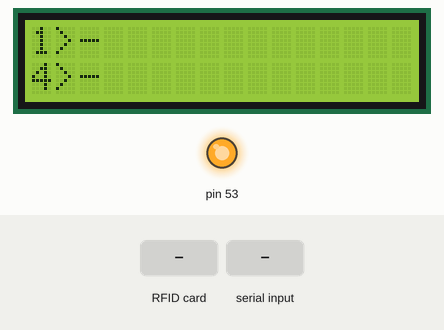
A sketch run on a simulated Arduino Mega 2560, built with avr-gcc and run on an emulated ATmega2560. On the bench: 16×2 character LCD, output pins drawn as LEDs (lit = HIGH). The test bench sets the inputs (shaded band). What the sketch prints to the serial monitor is not drawn.

Above: at 1.7 s.
1.8 s: RFID card 5E 7A 19 C4 held to the reader
At 2.2 s:
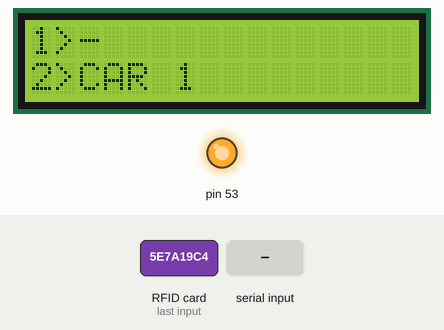
At 3.5 s:
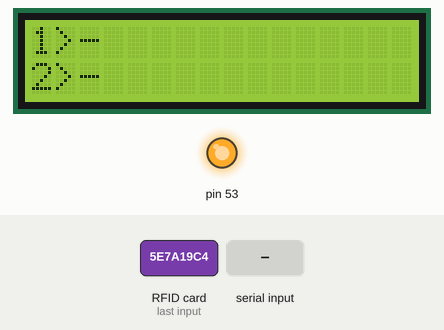
4.5 s: "PING\n" received over Serial
6.1 s: "FORGET\n" received over Serial
7.7 s: "CLEAR\n" received over Serial
Timing chart, 0 to 10.3 s (numbered marks = the images above; inputs shaded):
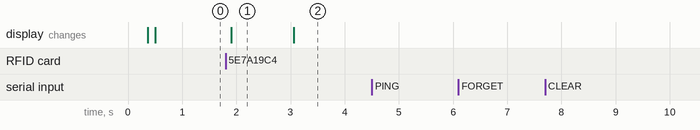

Measured:
- after the input at 1.8 s, the display: changes after 0.11 s (image 1)
- after the input at 4.5 s, every drawn part: stays the same
- after the input at 6.1 s, every drawn part: stays the same
- after the input at 7.7 s, every drawn part: stays the same
- what the display in image 1 shows lasts 1.2 s, from 1.9 s to 3.1 s

The sketch:

tasklot_full.ino
```cpp
// TaskLot - THE WHOLE THING.  Four spaces + the LCD + task text.  [ELEGOO MEGA 2560]
//
// This is which_car_is_it_4 with two things added: the LCD, and a way for the
// laptop to tell the board what each car's task says.
//
// ** THE VERIFIED PARTS ARE UNCHANGED. ** Same pins, same shared RST, same
// per-reader PCD_Init(), same IsNewCardPresent/ReadCardSerial/HaltA/StopCrypto1
// sequence, same poll order, same GONE_MS. Do not tidy those - they are the part
// that is proven on the bench. Everything new sits on top of them.
//
// ** THE THREE LINES tools/sim/tasklot-sim.html PARSES ARE UNCHANGED, WORD FOR WORD. **
//      SPACE n  <- CAR m parked
//      SPACE n  -> CAR m left
//      * NEW CAR registered -> CAR n
// Change that wording and the live page stops updating. New output was ADDED
// (TASK / PONG), never edited in.
//
// ---------------------------------------------------------------------------
// THE IDEA, in one paragraph
//
// Each car is one task. The task text is NOT on the tag - the tag is a key, and
// the board holds UID -> car -> task. The audio never touches the Arduino: the
// laptop records, transcribes and shortens the memo, then sends the board an
// 18-character version of it. Which space a car is parked in IS its priority,
// so space 1 is line 1 of the LCD. Move a car, the list reorders. That is the
// entire interaction.
//
// ---------------------------------------------------------------------------
// WIRING - Elegoo Mega 2560
//
//   ALL FOUR READERS:  3.3V -> 3.3V   ** NEVER 5V - it kills the board **
//                      GND  -> GND
//                      RST  -> A0     (shared by all four)
//                      SCK  -> 52     (shared - fixed hardware SPI)
//                      MOSI -> 51     (shared - fixed)
//                      MISO -> 50     (shared - fixed)
//                      IRQ  -> not connected
//
//   Space 1: SDA/SS -> 44     Space 3: SDA/SS -> 40
//   Space 2: SDA/SS -> 45     Space 4: SDA/SS -> 41
//
//   LCD2004A + I2C backpack:  VCC -> 5V   ** the LCD wants 5V, the opposite of
//                             GND -> GND     the readers. Do not reuse a 3.3V wire. **
//                             SDA -> 20
//                             SCL -> 21
//
// Leave pin 53 unwired - SPI.begin() drives it on its own.
//
// ** POWER WARNING. ** The Mega's 3.3V rail is rated 50 mA and four RC522s draw
// 52-104 mA. It works, on margin. A fifth reader needs an external 3.3V regulator
// fed from 5V. If reads go flaky only when every space is full, that is this.
//
// ** SET THE CONTRAST POT BEFORE THE PRINTED FRAME GOES ON. ** There is no
// exterior access once it does. Backlight on but no letters = contrast, not a
// dead screen.
//
// ---------------------------------------------------------------------------
// WHAT THE LAPTOP CAN SEND (9600 baud, one command per line)
//
//   CAR <n> <text>   set car n's LCD line. Text is truncated to 18 chars.
//                    Works before the car has ever been tapped.
//   DONE <n>         the task on car n is finished - blank its label. The car is a
//                    KEY, not a container: once a task is done the key is empty and
//                    ready to be recorded onto again. Without this, re-parking a
//                    finished car brings its old task back onto the screen.
//                    (`CAR <n>` with no text does the same thing; DONE just reads
//                    like what it means.)
//   CLEAR            forget every task label (does not forget UIDs)
//   FORGET           wipe the saved EEPROM copy (only meaningful if REMEMBER 1)
//   LOT              reprint the lot
//   PING             -> PONG        (the page uses this to prove the link is up)
//
// ** The board cannot tell "moved to another space" from "driven out of the lot." **
// Both look identical to a reader: the space went quiet. So the board never decides
// a task is done on its own - the laptop does, and says so with DONE.
//
// Sent by tools/sim/tasklot-sim.html when you dictate a task, and by
// tools/voice/tasklot_voice.py --push. Only one program can hold the port at a
// time, so close the Serial Monitor before either.
//
// ---------------------------------------------------------------------------
// REMEMBERING ACROSS A POWER CUT  (#define REMEMBER)
//
// Cars and their tasks live in RAM, so **anything that resets the board forgets
// everything** - unplugging USB, a laptop going to sleep, opening the serial
// port. That matters when the laptop is hidden under a table during a demo: if
// the board resets you have to go find the laptop to reload it.
//
// With REMEMBER 1 the car list and the task text are mirrored into the
// ATmega2560's EEPROM (4 KB; this uses ~243 bytes) and restored at boot. Load
// the tasks once, and from then on the board knows them on its own - plug it
// into a USB brick, carry it to the room, and the screen comes up already right.
//
// ** It ships as 0. ** Turn it on only AFTER tasklot_full has run correctly once
// without it. Do not debug unproven code on top of unproven code.
//   FORGET  wipes the EEPROM (also what to send if the saved list goes stale).
//
// Serial Monitor: 9600 baud.
//
// AI disclosure: written with Claude (Anthropic) on Ella's wiring and design
// decisions. The MFRC522 library is miguelbalboa/rfid v1.4.12 (public domain);
// LiquidCrystal_I2C is Frank de Brabander's. Credit all of it in the critique.

#include <SPI.h>
#include <MFRC522.h>
#include <Wire.h>
#include <LiquidCrystal_I2C.h>
#include <EEPROM.h>

// Remember cars and tasks across a reset. Ships OFF - see the note above.
// Turn it on only after the sketch has run correctly once with it off.
#define REMEMBER 0

// Set to 0 if departure detection misbehaves at the bench and you just need
// identity to work for the demo. Arrivals keep working either way.
#define USE_PRESENCE 1

#define RST_PIN A0

#define SS_PIN1 44
#define SS_PIN2 45
#define SS_PIN3 40
#define SS_PIN4 41

MFRC522 rfid1(SS_PIN1, RST_PIN);
MFRC522 rfid2(SS_PIN2, RST_PIN);
MFRC522 rfid3(SS_PIN3, RST_PIN);
MFRC522 rfid4(SS_PIN4, RST_PIN);

const byte NUM_SPACES = 4;
MFRC522* space[NUM_SPACES] = { &rfid1, &rfid2, &rfid3, &rfid4 };

// ---- the car list: UID -> car number. Shared across all four spaces, so car 3
// ---- is car 3 no matter where it parks. RAM only; reset the board and it's empty.
const byte MAX_CARS = 8;
byte known[MAX_CARS][10];
byte knownLen[MAX_CARS];
byte carCount = 0;

// ---- the task text, one line per car. 18 chars because "1>" eats two of the
// ---- twenty. The laptop does the shortening; the board just stores what it's told.
const byte LCD_COLS = 20;
const byte LCD_ROWS = 4;
const byte TASK_LEN = 18;
char taskOf[MAX_CARS][TASK_LEN + 1];

// ---- what each space is holding right now ----
int  occupant[NUM_SPACES];
unsigned long lastSeen[NUM_SPACES];
const unsigned long GONE_MS = 1200;

// ---- the LCD ----
LiquidCrystal_I2C lcd(0x27, LCD_COLS, LCD_ROWS);
byte lcdAddress = 0;                 // 0 = no screen; the sketch runs anyway
char shown[LCD_ROWS][LCD_COLS + 1];  // what's physically on the glass right now

// ---- inbound command buffer ----
char cmd[48];
byte cmdLen = 0;

// ===========================================================================
// EEPROM - the car list and the task text, so a reset isn't amnesia
//
// Layout: [magic][version][carCount] then MAX_CARS x { uidLen, uid[10], task[19] }
// = 3 + 8*30 = 243 bytes of the ATmega2560's 4096. The magic byte is why a blank
// or unrelated EEPROM doesn't load as eight garbage cars.
//
// EEPROM.update() only writes a byte that actually changed - EEPROM is good for
// ~100,000 writes per cell and printLot() runs on every event, so blind writes
// would be a slow way to wear the chip out.
// ===========================================================================
#if REMEMBER
const byte EE_MAGIC = 0x7A;
const byte EE_VERSION = 1;
const int  EE_PER_CAR = 1 + 10 + (TASK_LEN + 1);
int eeCarBase(byte c) { return 3 + c * EE_PER_CAR; }

void saveHeader() {
  EEPROM.update(0, EE_MAGIC);
  EEPROM.update(1, EE_VERSION);
  EEPROM.update(2, carCount);
}

void saveCar(byte c) {
  int at = eeCarBase(c);
  EEPROM.update(at, knownLen[c]);
  for (byte b = 0; b < 10; b++) EEPROM.update(at + 1 + b, known[c][b]);
  for (byte i = 0; i <= TASK_LEN; i++) EEPROM.update(at + 11 + i, taskOf[c][i]);
}

void saveAll() {
  saveHeader();
  for (byte c = 0; c < carCount; c++) saveCar(c);
}

void forgetAll() {
  EEPROM.update(0, 0xFF);          // one byte kills the magic; no need to wipe 243
  Serial.println(F("* EEPROM forgotten - reset the board to start clean"));
}

void loadAll() {
  if (EEPROM.read(0) != EE_MAGIC || EEPROM.read(1) != EE_VERSION) {
    Serial.println(F("EEPROM: nothing saved yet"));
    return;
  }
  byte n = EEPROM.read(2);
  if (n > MAX_CARS) { Serial.println(F("EEPROM: bad count, ignoring")); return; }
  carCount = n;
  for (byte c = 0; c < carCount; c++) {
    int at = eeCarBase(c);
    knownLen[c] = EEPROM.read(at);
    if (knownLen[c] > 10) knownLen[c] = 10;         // never overrun known[c]
    for (byte b = 0; b < 10; b++) known[c][b] = EEPROM.read(at + 1 + b);
    for (byte i = 0; i <= TASK_LEN; i++) taskOf[c][i] = EEPROM.read(at + 11 + i);
    taskOf[c][TASK_LEN] = '\0';                     // whatever was there, end it
  }
  Serial.print(F("EEPROM: restored "));
  Serial.print(carCount);
  Serial.println(F(" car(s) and their tasks"));
}
#else
void saveAll() {}
void saveCar(byte c) { (void)c; }
void loadAll() {}
void forgetAll() { Serial.println(F("* REMEMBER is off - nothing is saved")); }
#endif

// ===========================================================================
void setup() {
  Serial.begin(9600);
  SPI.begin();
  Wire.begin();

  for (byte c = 0; c < MAX_CARS; c++) taskOf[c][0] = '\0';
  for (byte r = 0; r < LCD_ROWS; r++) shown[r][0] = '\0';

  rfid1.PCD_Init();
  rfid2.PCD_Init();
  rfid3.PCD_Init();
  rfid4.PCD_Init();

  Serial.println();
  Serial.println(F("=== TaskLot - four spaces, one screen ==="));

  // Boot check. 0x91/0x92 = genuine, 0x88/0x12 = clone (fine),
  // 0x00 or 0xFF = that reader is not talking. Find out here, not mid-demo.
  for (byte s = 0; s < NUM_SPACES; s++) {
    occupant[s] = -1;
    lastSeen[s] = 0;

    byte v = space[s]->PCD_ReadRegister(MFRC522::VersionReg);
    Serial.print(F("space "));
    Serial.print(s + 1);
    Serial.print(F(" reader: 0x"));
    if (v < 0x10) Serial.print('0');
    Serial.print(v, HEX);
    Serial.println((v == 0x00 || v == 0xFF) ? F("   <-- NOT TALKING") : F("   ok"));
  }

  startLcd();
  loadAll();

  Serial.println(F("Park a car on any space. New stickers get a car number."));
  Serial.println(F("Send: CAR <n> <text> | CLEAR | LOT | PING"));
  Serial.println();
  printLot();
}

void loop() {
  readCommands();                       // the laptop talks first - it's cheap

  for (byte s = 0; s < NUM_SPACES; s++) {
#if USE_PRESENCE
    if (occupant[s] < 0) checkArrival(s);
    else                 checkStillThere(s);
#else
    checkArrival(s);
#endif
  }
  delay(60);   // let the shared bus breathe between readers
}

// ===========================================================================
// The LCD
// ===========================================================================

// The backpack is 0x27 or 0x3F and there is no way to tell by looking, so scan.
// If nothing answers, say so once and carry on - a missing screen must not take
// the readers down with it.
void startLcd() {
  for (byte a = 1; a < 127; a++) {
    Wire.beginTransmission(a);
    if (Wire.endTransmission() == 0 && (a == 0x27 || a == 0x3F)) { lcdAddress = a; break; }
  }
  if (!lcdAddress) {
    Serial.println(F("LCD: none found. Check 5V, GND, SDA->20, SCL->21."));
    Serial.println(F("     Readers still work; the lot prints to Serial only."));
    return;
  }
  Serial.print(F("LCD: 0x"));
  Serial.println(lcdAddress, HEX);

  lcd = LiquidCrystal_I2C(lcdAddress, LCD_COLS, LCD_ROWS);
  lcd.init();
  lcd.backlight();
  lcd.clear();
}

// Write one row, but only if it actually changed. I2C is slow and the loop calls
// this every time anything moves; blind rewrites make the screen flicker.
// The text is padded to the full width - a short write leaves the tail of the
// previous line sitting on the glass.
void lcdRow(byte row, const char* text) {
  char line[LCD_COLS + 1];
  byte i = 0;
  for (; i < LCD_COLS && text[i]; i++) line[i] = text[i];
  for (; i < LCD_COLS; i++) line[i] = ' ';
  line[LCD_COLS] = '\0';

  if (strcmp(line, shown[row]) == 0) return;
  strcpy(shown[row], line);
  if (!lcdAddress) return;
  lcd.setCursor(0, row);
  lcd.print(line);
}

// ===========================================================================
// The lot, top space first. THIS IS THE PRIORITY LIST.
//
// Space order is priority order - space 1 is line 1 - so moving a car between
// spaces is how you reorder the list. That is the whole tangible interface:
// there is no sort button, you pick the car up.
//
// Prints to Serial (for the log on the live page) and to the LCD, same text.
// ===========================================================================
void printLot() {
  Serial.println(F("--------------------"));   // 20 chars = the LCD's width
  for (byte s = 0; s < NUM_SPACES; s++) {
    char line[LCD_COLS + 1];
    line[0] = '1' + s;
    line[1] = '>';

    const char* what = "-";
    if (occupant[s] >= 0) {
      what = taskOf[occupant[s]];
      if (!what[0]) what = NULL;              // parked, but no task recorded yet
    }

    byte i = 0;
    if (what) {
      for (; i < LCD_COLS - 2 && what[i]; i++) line[2 + i] = what[i];
    } else {
      // no text for this car yet - fall back to the car number so the space
      // still reads as occupied instead of looking empty
      line[2] = 'C'; line[3] = 'A'; line[4] = 'R'; line[5] = ' ';
      line[6] = '1' + occupant[s];
      i = 5;
    }
    line[2 + i] = '\0';

    Serial.println(line);
    lcdRow(s, line);
  }
  Serial.println(F("--------------------"));
}

// ===========================================================================
// Commands from the laptop
// ===========================================================================
void readCommands() {
  while (Serial.available()) {
    char c = Serial.read();
    if (c == '\r') continue;
    if (c == '\n') {
      cmd[cmdLen] = '\0';
      if (cmdLen) runCommand(cmd);
      cmdLen = 0;
      continue;
    }
    if (cmdLen < sizeof(cmd) - 1) cmd[cmdLen++] = c;
    // Over-long lines are truncated, not dropped - the tail just gets lost,
    // which is what an 18-char screen was going to do anyway.
  }
}

void runCommand(char* line) {
  if (strncmp(line, "PING", 4) == 0) { Serial.println(F("PONG")); return; }

  if (strncmp(line, "LOT", 3) == 0) { printLot(); return; }

  if (strncmp(line, "FORGET", 6) == 0) { forgetAll(); return; }

  if (strncmp(line, "CLEAR", 5) == 0) {
    for (byte c = 0; c < MAX_CARS; c++) { taskOf[c][0] = '\0'; saveCar(c); }
    Serial.println(F("* tasks cleared"));
    printLot();
    return;
  }

  // DONE <n> - the task is finished, so the car goes back to being a blank key.
  if (strncmp(line, "DONE ", 5) == 0) {
    int n = atoi(line + 5);
    if (n < 1 || n > MAX_CARS) {
      Serial.print(F("* bad car number: "));
      Serial.println(n);
      return;
    }
    taskOf[n - 1][0] = '\0';
    saveCar(n - 1);
    Serial.print(F("TASK "));      // echo an empty label, same shape as any other
    Serial.print(n);               // label change, so the page updates the same way
    Serial.println(' ');
    printLot();
    return;
  }

  // CAR <n> <text>
  if (strncmp(line, "CAR ", 4) == 0) {
    char* p = line + 4;
    while (*p == ' ') p++;
    int n = atoi(p);                       // 1-based car number
    while (*p && *p != ' ') p++;           // step over the digits
    while (*p == ' ') p++;                 // and the gap

    if (n < 1 || n > MAX_CARS) {
      Serial.print(F("* bad car number: "));
      Serial.println(n);
      return;
    }
    byte c = n - 1;
    byte i = 0;
    for (; i < TASK_LEN && p[i]; i++) taskOf[c][i] = p[i];
    taskOf[c][i] = '\0';
    saveCar(c);

    Serial.print(F("TASK "));              // echo, so the page can confirm the
    Serial.print(n);                       // round trip actually landed
    Serial.print(' ');
    Serial.println(taskOf[c]);
    printLot();
    return;
  }

  Serial.print(F("* unknown command: "));
  Serial.println(line);
}

// ===========================================================================
// Readers - unchanged from the verified sketch
// ===========================================================================

// Nothing parked here - is a car arriving?
void checkArrival(byte s) {
  MFRC522 &rfid = *space[s];

  if (!(rfid.PICC_IsNewCardPresent() && rfid.PICC_ReadCardSerial())) return;

  int car = findCar(rfid);
  if (car < 0) {
    car = addCar(rfid);
    if (car < 0) {
      Serial.println(F("  no car slots left - reset the board to clear"));
      rfid.PICC_HaltA();
      rfid.PCD_StopCrypto1();
      return;
    }
    Serial.print(F("* NEW CAR registered -> CAR "));
    Serial.print(car + 1);
    Serial.print(F("   UID "));
    printUID(rfid);
  }

  bool changed = (occupant[s] != car);
  occupant[s] = car;
  lastSeen[s] = millis();

  rfid.PICC_HaltA();
  rfid.PCD_StopCrypto1();

  if (changed) {
    // A car can only be in one space. If it was parked elsewhere, that space is
    // now empty - this is what makes "pick it up and move it" reorder the list
    // instead of duplicating the task onto two lines.
    for (byte o = 0; o < NUM_SPACES; o++) {
      if (o != s && occupant[o] == car) {
        Serial.print(F("SPACE "));
        Serial.print(o + 1);
        Serial.print(F("  -> CAR "));
        Serial.print(car + 1);
        Serial.println(F(" left"));
        occupant[o] = -1;
      }
    }

    Serial.print(F("SPACE "));
    Serial.print(s + 1);
    Serial.print(F("  <- CAR "));
    Serial.print(car + 1);
    Serial.println(F(" parked"));
    printLot();
  }
}

// A car is parked here - is it still on the pad?
//
// HaltA puts the tag to sleep, and a sleeping tag ignores the normal "any NEW
// card?" question - which is why arrival detection alone can never tell you a car
// is STILL there. So ping with WakeupA, which a halted tag does answer, then put
// it straight back to sleep.
void checkStillThere(byte s) {
  MFRC522 &rfid = *space[s];

  byte atqa[2];
  byte size = sizeof(atqa);
  MFRC522::StatusCode st = rfid.PICC_WakeupA(atqa, &size);
  bool here = (st == MFRC522::STATUS_OK || st == MFRC522::STATUS_COLLISION);
  rfid.PICC_HaltA();

  if (here) {
    lastSeen[s] = millis();
    return;
  }
  if (millis() - lastSeen[s] < GONE_MS) return;   // one missed ping isn't a departure

  Serial.print(F("SPACE "));
  Serial.print(s + 1);
  Serial.print(F("  -> CAR "));
  Serial.print(occupant[s] + 1);
  Serial.println(F(" left"));

  occupant[s] = -1;
  printLot();
}

// ===========================================================================
// Identity
// ===========================================================================

// Do we already know this UID?
int findCar(MFRC522 &rfid) {
  for (byte i = 0; i < carCount; i++) {
    if (knownLen[i] != rfid.uid.size) continue;
    bool same = true;
    for (byte b = 0; b < knownLen[i]; b++) {
      if (known[i][b] != rfid.uid.uidByte[b]) { same = false; break; }
    }
    if (same) return i;
  }
  return -1;
}

// Remember a UID we've never seen before
int addCar(MFRC522 &rfid) {
  if (carCount >= MAX_CARS) return -1;
  knownLen[carCount] = rfid.uid.size;
  for (byte b = 0; b < rfid.uid.size; b++) {
    known[carCount][b] = rfid.uid.uidByte[b];
  }
  carCount++;
  saveCar(carCount - 1);
  saveAll();
  return carCount - 1;
}

void printUID(MFRC522 &rfid) {
  for (byte i = 0; i < rfid.uid.size; i++) {
    if (rfid.uid.uidByte[i] < 0x10) {
      Serial.print("0");
    }
    Serial.print(rfid.uid.uidByte[i], HEX);
    Serial.print(" ");
  }
  Serial.println();
}
```
